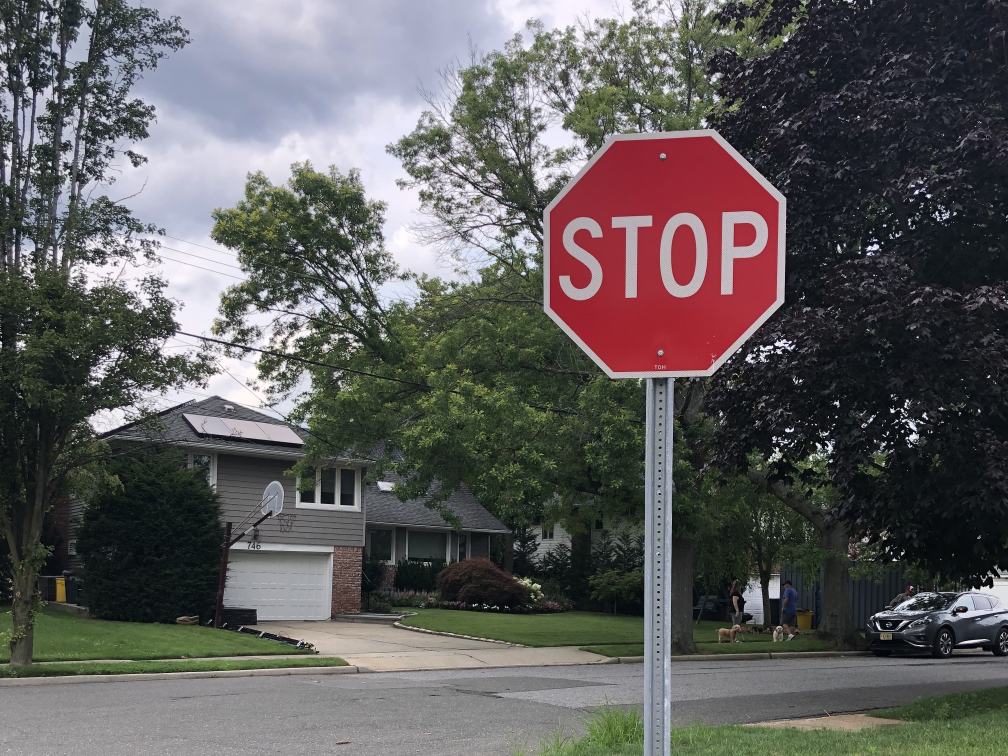
#> input picture Stop-Sign-Detection/Stop Sign Dataset/10.jpg, 3024 x 2268 px (shown at 1/3 size)
$ python detectStopSigns.py --image 'Stop Sign Dataset/10.jpg' --prototype 'Stop Sign Dataset/1.png'
#> lines starting #> are read from the running program, lines starting #| are printed output that depends on the picture; after the words box and inside, x2 and y2 are one past the last pixel; in counts of white or black regions, pixels touching at a corner belong together; long printed decimals are rounded
import imutils
import numpy as np


def meanSquareError(img1, img2):
    assert img1.shape == img2.shape, "Images must be the same shape."
    error = np.sum((img1.astype("float") - img2.astype("float")) ** 2)
    error = error/float(img1.shape[0] * img1.shape[1] * img1.shape[2])
    return error

def compareImages(img1, img2):
    return 1/meanSquareError(img1, img2)


def pyramid(image, scale = 1.5, minSize = 30, maxSize = 1000):
    yield image
    while True:
        w = int(image.shape[1] / scale)
        image = imutils.resize(image, width = w)
        if(image.shape[0] < minSize or image.shape[1] < minSize):
            break
        if (image.shape[0] > maxSize or image.shape[1] > maxSize):
            continue
        yield image


def sliding_window(image, stepSize, windowSize):
    for y in range(0, image.shape[0], stepSize):
        for x in range(0, image.shape[1], stepSize):
            yield (x, y, image[y:y+windowSize[1], x:x+windowSize[1]])

import argparse
import cv2
import time

ap = argparse.ArgumentParser()
ap.add_argument("-i", "--image", required=True, help="Path to the target image")
ap.add_argument("-p", "--prototype", required=True, help="Path to the prototype object")
args = vars(ap.parse_args())

targetImage = cv2.imread(args["image"])
#> targetImage is the input picture: shape (2268, 3024, 3); mean B, G, R 92.8, 93, 95.3

targetImage = imutils.resize(targetImage, width=500)
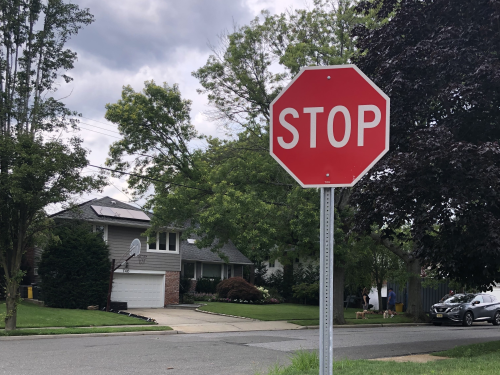
#> targetImage: shape (375, 500, 3); mean B, G, R 92.8, 93, 95.3
prototypeImg = cv2.imread(args["prototype"])
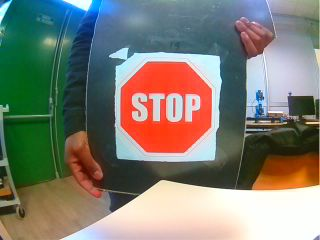
#> input picture Stop-Sign-Detection/Stop Sign Dataset/1.png, 320 x 240 px
#> prototypeImg is the input picture: shape (240, 320, 3); mean B, G, R 115.9, 126.6, 127.2

maxSim = -1
maxBox = (0,0,0,0)

t0 = time.time()

for p in pyramid(prototypeImg, minSize = 50, maxSize = targetImage.shape[0]):
    for (x, y, window) in sliding_window(targetImage, stepSize = 2, windowSize = p.shape):
        if window.shape[0] != p.shape[0] or window.shape[1] != p.shape[1]:
            continue

        tempSim = compareImages(p, window)
        if(tempSim > maxSim):
            maxSim = tempSim
            maxBox = (x, y, p.shape[0], p.shape[1])
#> this loop made 4 passes
#> after the loop, maxBox = (36, 216, 159, 213); maxSim = 0.000138

t1 = time.time()

print("Execution time: " + str(t1 - t0))
#| Execution time: 0.1812
print(maxSim)
#| 0.0001379
print(maxBox)
#| (36, 216, 159, 213)
buff1 = 75
(x, y, w, h) = maxBox
#> x = 36; y = 216; w = 159; h = 213

cv2.rectangle(targetImage,(int(x-buff1/2),int(y-buff1/2)),(int(x+w+buff1/2),int(y+h+buff1/2)),(150,230,75),2)
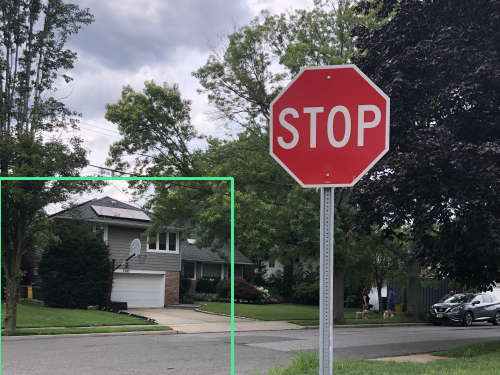
#> targetImage: shape (375, 500, 3); 0.79% of pixels changed, all inside (x1, y1, x2, y2) = (0, 177, 234, 375)


cv2.imshow('image', targetImage)
cv2.waitKey(0)
cv2.destroyAllWindows()
